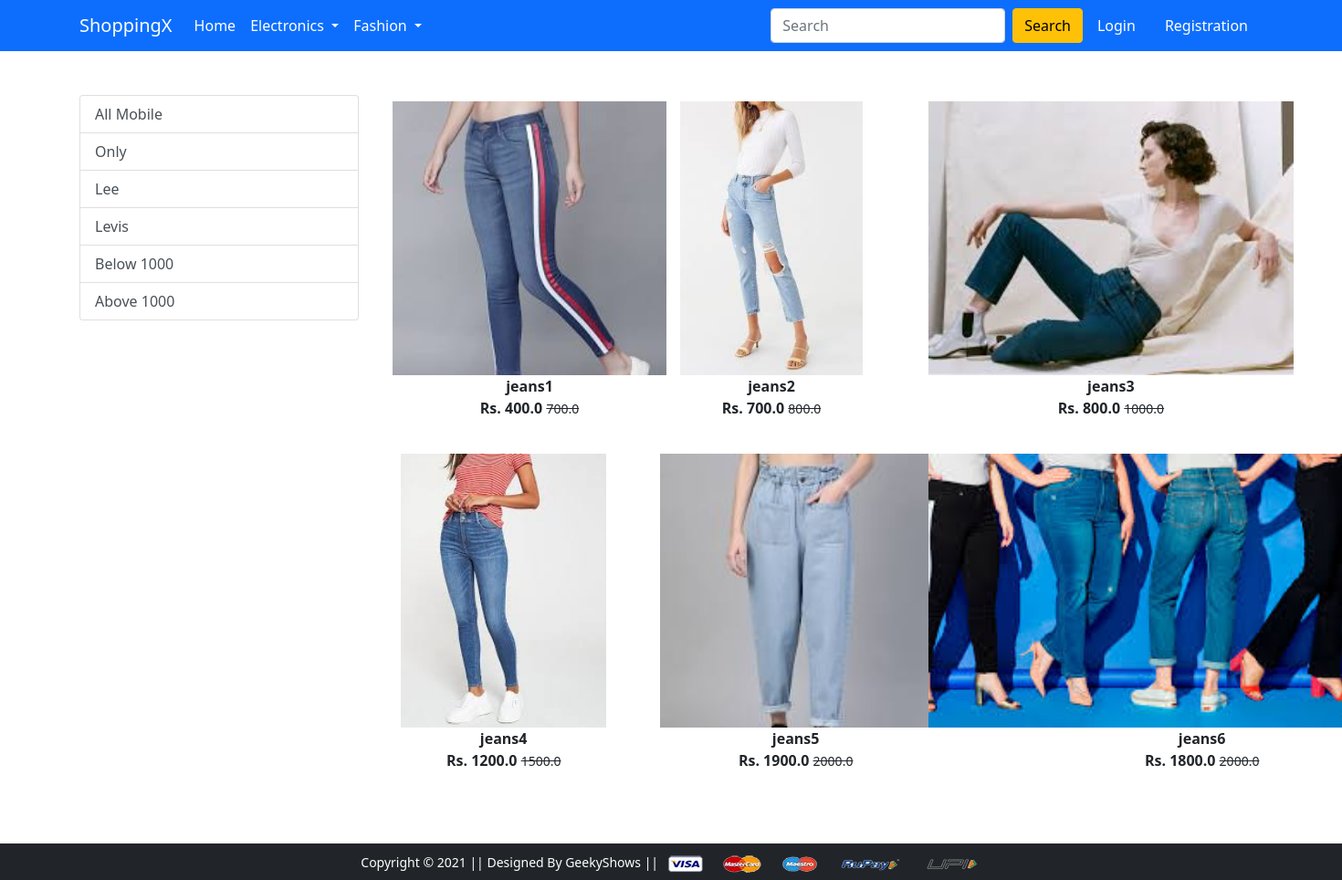
The app's page /bottomwear/ with its own data.
### app/models.py (models this page shows, shortened)
class Product(models.Model):
    title =models.CharField(max_length=100)
    selling_price = models.FloatField()
    discounted_price = models.FloatField()
    description = models.TextField()
    brand = models.CharField(max_length=100)
    category = models.CharField(choices=CATEGORY_CHOICES,max_length=2)
    product_image = models.ImageField(upload_to='productimg')

### app/views.py (the view)
# urls.py: path('bottomwear/', views.bottomwear, name='bottomwear'),
def bottomwear(request,data=None):
 if data == None:
  bottomwears = Product.objects.filter(category='BW')
 elif data == 'only' or data == 'lee' or data == 'levis':
  bottomwears = Product.objects.filter(category='BW').filter(brand=data)
 elif data == 'below':
  bottomwears = Product.objects.filter(category='BW').filter(discounted_price__lt=30000)
 elif data == 'above':
  bottomwears = Product.objects.filter(category='BW').filter(discounted_price__gt=30000)
 return render(request, 'app/bottomwear.html',{'bottomwears':bottomwears})

### app/templates/app/bottomwear.html (shortened to what this page needs)
{% extends 'app/base.html' %}
{% load static %}
{% block main-content %}
<div class="container my-5">
 <div class="row">
  <div class="col-sm-3">
   <div class="list-group">
    <a href="{% url 'bottomwear' %}" class="list-group-item list-group-item-action" aria-current="true">All Mobile</a>
    <a href="{% url 'bottomweardata' 'only' %}" class="list-group-item list-group-item-action" aria-current="true">Only</a>
     <a href="{% url 'bottomweardata' 'lee' %}" class="list-group-item list-group-item-action" aria-current="true">Lee</a>
     <a href="{% url 'bottomweardata' 'levis' %}" class="list-group-item list-group-item-action" aria-current="true">Levis</a>
        <a href="{% url 'bottomweardata' 'below' %}" class="list-group-item list-group-item-action" aria-current="true">Below 1000</a>
        <a href="{% url 'bottomweardata' 'above' %}" class="list-group-item list-group-item-action" aria-current="true">Above 1000</a>
   </div>
  </div>
  <div class="col-sm-8">
   <div class="row">
    {% for product in bottomwears %}
    <div class="col-sm-4 text-center mb-4">
     <a href="{% url 'product-detail' product.id %}" class="btn">
      <div class="item">
       <img src="{{product.product_image.url}}" alt="" height="300" class="">
       <div class="fw-bold">{{product.title}}</div>
       <div class="fw-bold">Rs. {{product.discounted_price}}
       <small class="fw-light text-decoration-line-through">
        {{product.selling_price}}
       </small></div>
      </div>
     </a>
    </div>
    {% endfor %}
   </div>
  </div>
 </div>
</div>
{% endblock main-content %}

### records on screen
Product: product_image (picture), title "jeans1", discounted_price "400.0", selling_price "700.0"
Product: product_image (picture), title "jeans2", discounted_price "700.0", selling_price "800.0"
Product: product_image (picture), title "jeans3", discounted_price "800.0", selling_price "1000.0"
Product: product_image (picture), title "jeans4", discounted_price "1200.0", selling_price "1500.0"
Product: product_image (picture), title "jeans5", discounted_price "1900.0", selling_price "2000.0"
Product: product_image (picture), title "jeans6", discounted_price "1800.0", selling_price "2000.0"
